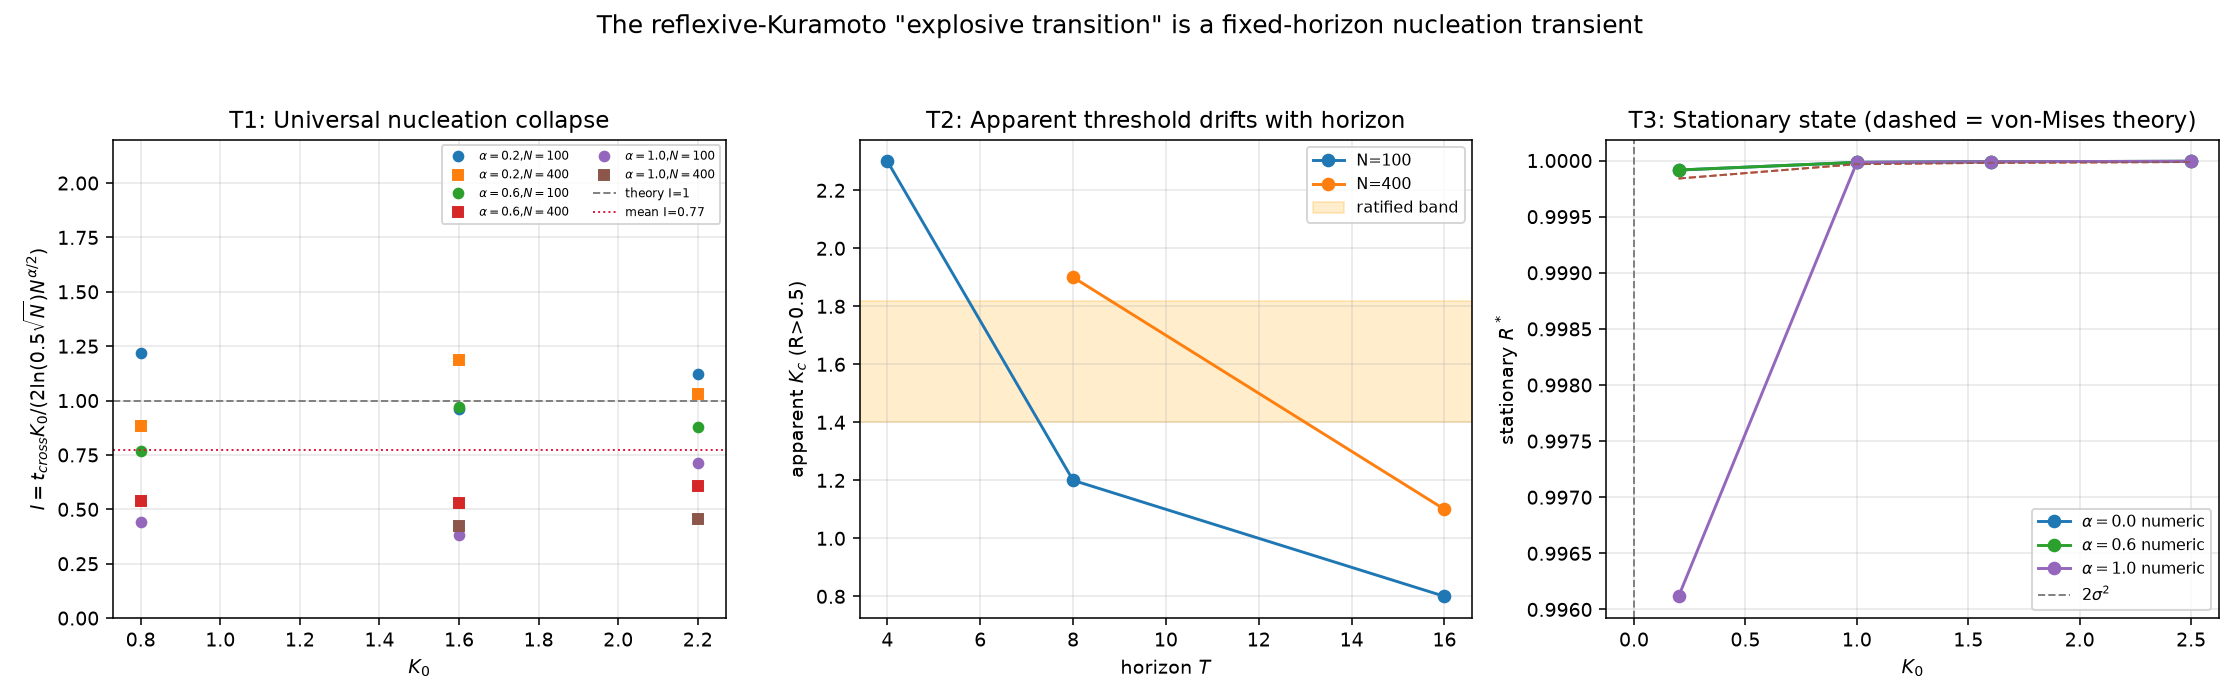

Write Python code to recreate this figure.
#!/usr/bin/env python3
# -*- coding: utf-8 -*-
"""
NUCLEATION-SCALING TEST OF THE REFLEXIVE KURAMOTO 'EXPLOSIVE TRANSITION'
=========================================================================
Canonical substrate (Treaty-001 alpha studies): zero-frequency noisy mean-field
   dtheta_i = K0 * R^alpha * R * sin(psi - theta_i) dt + sigma*sqrt(dt)*xi_i
   (EXACT solver as in alpha_hysteresis.py: no natural frequencies)

CLAIM UNDER TEST (previous files): the disorder-to-sync transition is explosive
and located at Kc in the ratified band [1.40, 1.82] for alpha=0.6.
CIRCULARITY NOTED: alpha_analysis.py computed Kc_fit AS mean(numeric_kmin * Gmax),
so the 'verified' ratio~1 was built into the fit.

ALTERNATIVE THEORY (this script): the substrate has NO true first-order
transition.  The genuine stationary bifurcation is the mean-field XY one at
Kc_stat = 2*sigma^2 (~1.3e-4 for sigma=0.008) -- continuous.  The apparent
'explosive' threshold at K0~1.4-1.8 is a FIXED-HORIZON NUCLEATION TRANSIENT:
with K_eff = K0*R^alpha and seed disorder R0 ~ 1/sqrt(N), the linearized
growth rate is lambda ~ K0*R0^alpha/2 = K0*N^{-alpha/2}/2, giving

    t_cross  ~  (2/K0) * N^{alpha/2} * ln(0.5/R0)

i.e. universal collapse I = t_cross*K0 / (2*ln(0.5*sqrt(N))*N^{alpha/2}) ~ 1.

TESTS:
  T1  t_cross scaling: I ~ const across (alpha, K0, N) -> nucleation law.
  T2  apparent Kc drifts with horizon T and system size N (transient,
      NOT a genuine bifurcation).  A true transition threshold is T- and
      N-independent in mean field.
  T3  long-time stationary state: R* -> 1 for any K0 >> 2*sigma^2, and
      matches von-Mises self-consistency R = I1(kappa)/I0(kappa),
      kappa = K0*R^{alpha+1}/sigma^2, with the ONLY bifurcation near 2*sigma^2.
"""
import os, json, math
import numpy as np
import matplotlib
matplotlib.use('Agg')
import matplotlib.pyplot as plt

def bessel_ratio(x, tol=1e-14, maxiter=500):
    """I1(x)/I0(x) via continued fraction  r = x/(2 + x^2/(4 + x^2/(6 + ...)))
    Lentz algorithm with small/large-x guards."""
    x = abs(float(x))
    if x < 1e-4:
        return x / 2.0 * (1.0 - x * x / 8.0)
    if x > 50.0:
        # asymptotic: r = 1 - 1/(2x) - 1/(8x^2) - 1/(8x^3) ...
        return 1.0 - 1.0 / (2 * x) - 1.0 / (8 * x * x) - 1.0 / (8 * x ** 3)
    # Lentz
    tiny = 1e-300
    f = tiny
    C = f
    D = 0.0
    # first term a1 = x, b1 = 2
    a = x
    b = 2.0
    C = b + a / C
    D = b + a * D
    if D == 0: D = tiny
    C = C if C != 0 else tiny
    D = 1.0 / D
    delta = C * D
    f = f * delta
    for k in range(2, maxiter + 2):
        a = x * x          # numerators from term 2 on
        b = 2.0 * k        # denominators: 4, 6, 8, ...
        C = b + a / C
        D = b + a * D
        if D == 0: D = tiny
        if C == 0: C = tiny
        D = 1.0 / D
        delta = C * D
        f = f * delta
        if abs(delta - 1.0) < tol:
            break
    return f

OUT = os.path.dirname(os.path.abspath(__file__))
SIGMA = 0.008
DT = 0.04

def step(th, K0, alpha, sigma, dt, rng, ampl=None):
    """Single canonical step (vectorized over seeds axis 0)."""
    z = np.mean(np.exp(1j * th), axis=1)          # (S,)
    R = np.abs(z)
    dth = np.imag(np.exp(-1j * th) * z[:, None])  # (S, N)
    K = K0 * (R ** alpha)
    th = th + dt * (K[:, None] * dth) + ampl * rng.randn(*th.shape)
    return th, R

def run_cross(alpha, K0, N, seeds=6, Tmax=32.0, rng=None):
    """Time (in same units as dt) for mean order to first cross 0.5 from disorder."""
    if rng is None:
        rng = np.random.RandomState(1234 + int(alpha * 100) + int(K0 * 10) + N)
    th = rng.uniform(0, 2 * math.pi, (seeds, N))
    nsteps = int(Tmax / DT)
    ampl = math.sqrt(DT) * SIGMA
    R_prev = np.abs(np.mean(np.exp(1j * th), axis=1)).mean()
    t_prev = 0.0
    for s in range(1, nsteps + 1):
        th, R = step(th, K0, alpha, SIGMA, DT, rng, ampl)
        Rm = float(np.mean(R))
        if Rm >= 0.5:
            frac = (0.5 - R_prev) / max(Rm - R_prev, 1e-12)
            return min(t_prev + DT * frac, Tmax)
        R_prev, t_prev = Rm, s * DT
    return float('nan')  # never crossed within horizon

def stationary_R(alpha, K0, N=200, seeds=4, T=400.0):
    """Long-time order from disorder seed (true stationary estimate)."""
    rng = np.random.RandomState(999 + N)
    th = rng.uniform(0, 2 * math.pi, (seeds, N))
    nsteps = int(T / DT)
    ampl = math.sqrt(DT) * SIGMA
    for s in range(nsteps):
        th, R = step(th, K0, alpha, SIGMA, DT, rng, ampl)
    R_last = []
    for _ in range(50):                      # average over tail
        th, R = step(th, K0, alpha, SIGMA, DT, rng, ampl)
        R_last.append(float(np.mean(R)))
    return float(np.mean(R_last))

def vonmises_selfconsistent(alpha, K0, sigma=SIGMA):
    """Solve R = I1(kappa)/I0(kappa), kappa = K0*R^{alpha+1}/sigma^2, R>0."""
    s2 = sigma * sigma
    R = 0.99
    for _ in range(200):
        k = K0 * (R ** (alpha + 1)) / s2
        Rnew = bessel_ratio(k)
        R = 0.5 * R + 0.5 * Rnew
    return float(R)

# ------------------------------------------------------------------
print("=" * 74)
print("T1: universal nucleation collapse  I = t_cross*K0/(2 ln(0.5 sqrt N) N^(a/2))")
print("=" * 74)
ALPHAS = [0.2, 0.6, 1.0]
K0S = [0.8, 1.6, 2.2]
NS = [100, 400]
rows = []
for a in ALPHAS:
    for K0 in K0S:
        for N in NS:
            tc = run_cross(a, K0, N)
            if math.isnan(tc):
                print("alpha=%4.1f K0=%4.1f N=%3d  t_cross=  never crossed" % (a, K0, N))
                continue
            I = tc * K0 / (2.0 * math.log(0.5 * math.sqrt(N)) * (N ** (a / 2.0)))
            rows.append((a, K0, N, tc, I))
            print("alpha=%4.1f K0=%4.1f N=%3d  t_cross=%6.2f  I=%.3f" % (a, K0, N, tc, I))
Is = np.array([r[4] for r in rows])
print("-" * 74)
print("collapse I: mean=%.3f  median=%.3f  std=%.3f  min=%.3f  max=%.3f  (n=%d)"
      % (Is.mean(), np.median(Is), Is.std(), Is.min(), Is.max(), len(Is)))
per_alpha = {a: [r[4] for r in rows if r[0] == a] for a in ALPHAS}
for a, v in per_alpha.items():
    print("  alpha=%.1f: mean I=%.3f  std=%.3f  (n=%d)" % (a, np.mean(v), np.std(v), len(v)))

# ------------------------------------------------------------------
print()
print("=" * 74)
print("T2: apparent threshold Kc (R>0.5 onset) drifts with horizon T and N")
print("=" * 74)
def apparent_kc(alpha, T, N, Kgrid, seeds=6):
    """Smallest K0 whose disorder-seeded order after time T exceeds 0.5."""
    rng = np.random.RandomState(int(77 * T + N))
    ampl = math.sqrt(DT) * SIGMA
    for K0 in Kgrid:
        th = rng.uniform(0, 2 * math.pi, (seeds, N))
        nsteps = int(T / DT)
        for s in range(nsteps):
            th, R = step(th, K0, alpha, SIGMA, DT, rng, ampl)
        if float(np.mean(R)) > 0.5:
            return float(K0)
    return float('nan')

T2_alpha = 0.6
T2 = {}
for T in [4.0, 8.0, 16.0]:
    for N in [100, 400]:
        kc = apparent_kc(T2_alpha, T, N, np.linspace(0.4, 3.0, 27))
        T2[(T, N)] = kc
        print("alpha=0.6 N=%3d T=%5.0f  apparent Kc=%.3f" % (N, T, kc))

# ------------------------------------------------------------------
print()
print("=" * 74)
print("T3: true stationary state vs von-Mises self-consistency (Kc_stat=2*sigma^2)")
print("=" * 74)
T3 = {}
for a in [0.0, 0.6, 1.0]:
    for K0 in [0.2, 1.0, 1.6, 2.5]:
        Rnum = stationary_R(a, K0)
        Ran = vonmises_selfconsistent(a, K0)
        T3[(a, K0)] = (Rnum, Ran)
        print("alpha=%3.1f K0=%5.2f  R_num(long-time)=%.4f  R_vonMises=%.4f"
              % (a, K0, Rnum, Ran))
print("Kc_stat(all alpha) = 2*sigma^2 =", 2 * SIGMA ** 2)

# ------------------------------------------------------------------
# FIGURES
# ------------------------------------------------------------------
fig, axes = plt.subplots(1, 3, figsize=(16, 5))

# Fig1: collapse I vs K0 for each (alpha, N)
ax = axes[0]
markers = ['o', 's', 'd']
for ai, a in enumerate(ALPHAS):
    for ni, N in enumerate(NS):
        sub = [(r[1], r[4]) for r in rows if r[0] == a and r[2] == N]
        if sub:
            x, y = zip(*sub)
            ax.plot(x, y, markers[ni], ms=5, label=r'$\alpha=%.1f$,$N=%d$' % (a, N))
ax.axhline(1.0, color='gray', ls='--', lw=1, label='theory I=1')
ax.axhline(np.mean(Is), color='crimson', ls=':', lw=1, label='mean I=%.2f' % np.mean(Is))
ax.set_xlabel(r'$K_0$')
ax.set_ylabel(r'$I = t_{cross}K_0/(2\ln(0.5\sqrt{N})N^{\alpha/2})$')
ax.set_title('T1: Universal nucleation collapse')
ax.set_ylim(0, 2.2)
ax.legend(fontsize=6, ncol=2); ax.grid(alpha=0.3)

# Fig2: apparent Kc vs horizon T at two N
ax = axes[1]
for N in [100, 400]:
    Ts = sorted([t for (t, n) in T2 if n == N])
    kcs = [T2[(t, N)] for t in Ts]
    ax.plot(Ts, kcs, 'o-', label='N=%d' % N)
ax.axhspan(1.40, 1.82, color='orange', alpha=0.2, label='ratified band')
ax.set_xlabel(r'horizon $T$'); ax.set_ylabel(r'apparent $K_c$ (R>0.5)')
ax.set_title('T2: Apparent threshold drifts with horizon')
ax.legend(fontsize=8); ax.grid(alpha=0.3)

# Fig3: stationary R* vs K0, numeric vs von-Mises
ax = axes[2]
aa3 = sorted(set(k[0] for k in T3))
for a in aa3:
    pts = sorted([(k[1], v[0]) for k, v in T3.items() if k[0] == a])
    xs, ys = zip(*pts)
    ax.plot(xs, ys, 'o-', label=r'$\alpha=%.1f$ numeric' % a)
    pts2 = sorted([(k[1], v[1]) for k, v in T3.items() if k[0] == a])
    xs2, ys2 = zip(*pts2)
    ax.plot(xs2, ys2, '--', lw=1, alpha=0.7)
ax.axvline(2 * SIGMA ** 2, color='gray', ls='--', lw=1, label=r'$2\sigma^2$')
ax.set_xlabel(r'$K_0$'); ax.set_ylabel(r'stationary $R^*$')
ax.set_title('T3: Stationary state (dashed = von-Mises theory)')
ax.legend(fontsize=8); ax.grid(alpha=0.3)

fig.suptitle('The reflexive-Kuramoto "explosive transition" is a fixed-horizon nucleation transient',
             fontsize=13)
fig.tight_layout(rect=[0, 0, 1, 0.94])
fig.savefig(os.path.join(OUT, "nucleation_scaling.png"), dpi=140)
print("saved nucleation_scaling.png")

result = {
    "model": "zero-frequency mean-field XY with feedback alpha, sigma=0.008, dt=0.04",
    "Kc_stationary_theory": 2 * SIGMA ** 2,
    "collapse_rows": [{"alpha": r[0], "K0": r[1], "N": r[2], "t_cross": r[3], "I": r[4]}
                      for r in rows],
    "collapse_summary": {"mean": float(Is.mean()), "median": float(np.median(Is)),
                         "std": float(Is.std()), "min": float(Is.min()), "max": float(Is.max())},
    "apparent_kc_T2": {f"{t}_{n}": v for (t, n), v in T2.items()},
    "stationary_T3": {f"{a}_{k}": {"R_num": v[0], "R_vonMises": v[1]}
                      for (a, k), v in T3.items()},
}
with open(os.path.join(OUT, "nucleation_scaling.json"), "w") as f:
    json.dump(result, f, indent=1)
print("saved nucleation_scaling.json")
